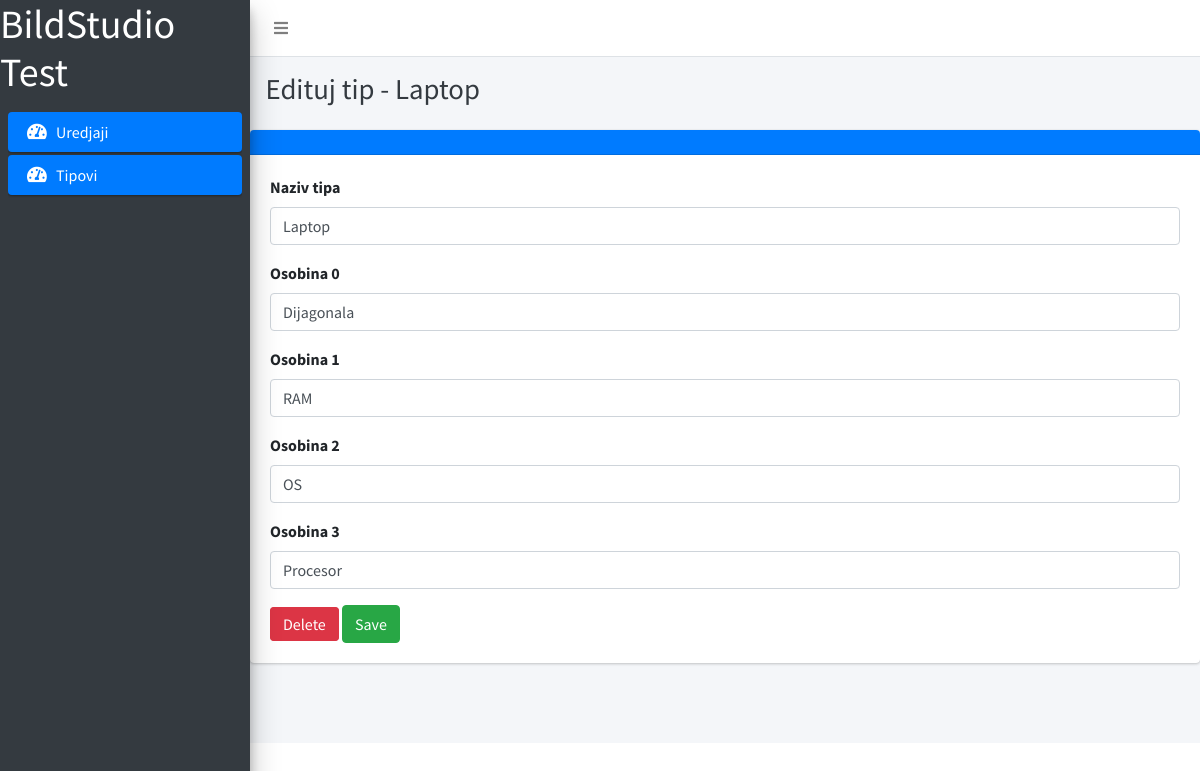
The page /tipovi/edit_tip_details.php?id=2 on the database its author committed.
### tables this page shows
CREATE TABLE `device_types` (
  `id` int(11) NOT NULL,
  `Name` varchar(255) NOT NULL,
  `ParentId` int(11) DEFAULT NULL
);

CREATE TABLE `device_type_property` (
  `id` int(11) NOT NULL,
  `Name` varchar(255) NOT NULL,
  `DeviceTypeId` int(11) NOT NULL
);

### funkcije/funkcije.php (called while the page is built, shortened)
<?php
function getTipDetails($id){
    global $connect;
    $query = $connect->prepare("SELECT dt.Name, dt.id, dtp.Name Osobina, dtp.id OsobinaId, dtp.DeviceTypeId
                                FROM device_types dt
                                LEFT JOIN device_type_property dtp ON dt.id=dtp.DeviceTypeId
                                WHERE dtp.DeviceTypeId= :id");
    $query->execute(array(":id" => $id));
    return $query;
}
?>

### tipovi/edit_tip_details.php (the view, shortened to what this page needs)
<?php
include '../include/head.php';
include '../include/navigation.php';
?>
<?php
    if(isset($_GET['id'])) {
        $id=$_GET['id'];
        $queryEdit=getTipDetails($id);
        $row = $queryEdit->fetchAll();
    }
    else{
        header("Location: tipovi_list.php");
    }
    ?>
<div class="content-wrapper">
    <div class="content-header">
        <div class="container-fluid">
            <div class="row mb-2">
                <div class="col-sm-6">
                    <?php
            if($_GET['id'] == 0){
                $titleUpdateSave='Dodavanje novog tipa';
                $display= 'none';
                $name='newSave';
            }else{
               $titleUpdateSave = 'Edituj tip - '.$row[0]['Name'];
               $display= 'inline';
               $name='editSave';
            }
            ?>
                    <h1 class="m-0 text-dark"><?= $titleUpdateSave;?></h1>
                </div>
            </div>
        </div>
    </div>
    <div class="card card-primary">
        <div class="card-header">
        </div>
        <form method="POST" onsubmit="submitForm(event)">
            <div class="card-body">
                <div class="form-group">
                    <label for="inputName">Naziv tipa</label>
                    <input type="text" id="naziv" class="form-control" name="title" value="<?=$row == NULL ? '' : $row[0]['Name']?>">
                </div>
                <?php
                for($i=0;$i<count($row);$i++){
                ?>
                <div class="form-group">
                    <label for="inputClientCompany">Osobina <?=$i;?></label>
                    <input type="text" id="<?= $i?>" class="form-control" name="page"
                        value="<?=$row[$i]['Osobina'];?>">
                </div>
                <?php
              }
              ?>
                <a href="tipoviAkcije.php?id=<?=$_GET['id']?>&action=delete" style="display:<?=$display?>"
                    class="btn btn-danger">Delete</a>
                <input type="submit" class="btn btn-success" name="<?=$name?>" value="Save">
        </form>
    </div>
</div>
<?php
    include '../include/scripts.php';
?>

### rows shown on the page
device_types: Name "Edituj tip - Laptop", title "Laptop"
device_type_property: page "Dijagonala"
device_type_property: page "RAM"
device_type_property: page "OS"
device_type_property: page "Procesor"
